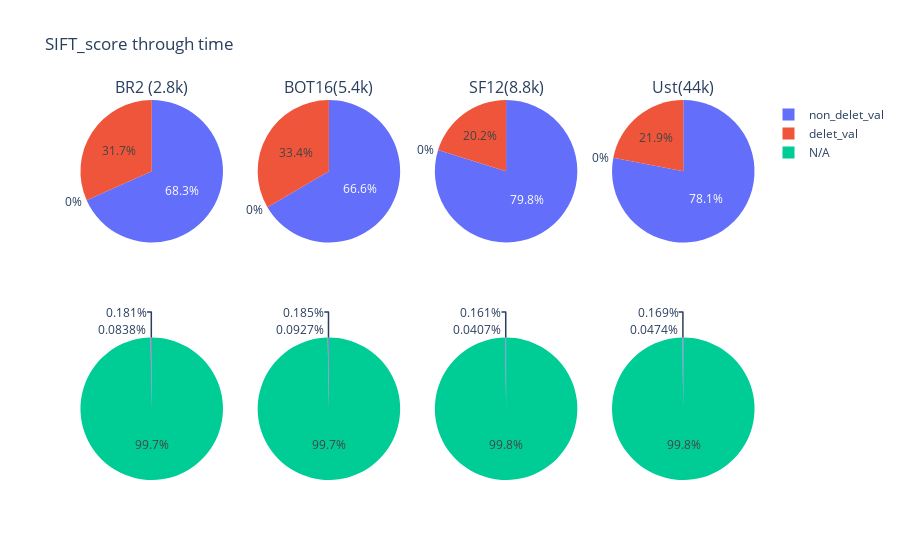

Notebook cell for this chart:
### Code cell
fig = make_subplots(2, 4, specs=[[{'type':'domain'}, {'type':'domain'}, {'type':'domain'}, {'type':'domain'}],
                                  [{'type':'domain'}, {'type':'domain'}, {'type':'domain'}, {'type':'domain'}]],
                    subplot_titles=['BR2 (2.8k)', 'BOT16(5.4k)','SF12(8.8k)','Ust(44k)',' ', ' ',' ', ' '])

fig.add_trace(go.Pie(labels=count_sift_bwa_BR["ID"], values=count_sift_bwa_BR["pct_sift"], scalegroup='one',
                     name="BWA"), 1, 1)
fig.add_trace(go.Pie(labels=count_sift_bwa_BOT["ID"], values=count_sift_bwa_BOT["pct_sift"], scalegroup='one',
                     name="BWA"), 1, 2)
fig.add_trace(go.Pie(labels=count_sift_bwa_SF12["ID"], values=count_sift_bwa_SF12["pct_sift"], scalegroup='one',
                     name="BWA"), 1, 3)
fig.add_trace(go.Pie(labels=count_sift_bwa_Ust["ID"], values=count_sift_bwa_Ust["pct_sift"], scalegroup='one',
                     name="BWA"), 1, 4)



fig.add_trace(go.Pie(labels=count_sift_bwa_BR["ID"], values=count_sift_bwa_BR["pct_ovr"], scalegroup='one',
                     name="BWA"), 2, 1)
fig.add_trace(go.Pie(labels=count_sift_bwa_BOT["ID"], values=count_sift_bwa_BOT["pct_ovr"], scalegroup='one',
                     name="BWA"), 2, 2)
fig.add_trace(go.Pie(labels=count_sift_bwa_SF12["ID"], values=count_sift_bwa_SF12["pct_ovr"], scalegroup='one',
                     name="BWA"), 2, 3)
fig.add_trace(go.Pie(labels=count_sift_bwa_Ust["ID"], values=count_sift_bwa_Ust["pct_ovr"], scalegroup='one',
                     name="BWA"), 2, 4)

fig.update_layout(title_text='SIFT_score through time')
fig.show()

### Figure 1 — Plotly figure (JSON) as saved in the notebook; plotly's stock layout.template omitted (floating-point values rounded to 4 significant figures)
{"data": [{"domain": {"x": [0, 0.2125], "y": [0.625, 1]}, "labels": ["delet_val", "non_delet_val", "N/A"], "name": "BWA", "scalegroup": "one", "type": "pie", "values": [31.67, 68.33, 0]}, {"domain": {"x": [0.2625, 0.475], "y": [0.625, 1]}, "labels": ["delet_val", "non_delet_val", "N/A"], "name": "BWA", "scalegroup": "one", "type": "pie", "values": [33.44, 66.56, 0]}, {"domain": {"x": [0.525, 0.7375], "y": [0.625, 1]}, "labels": ["delet_val", "non_delet_val", "N/A"], "name": "BWA", "scalegroup": "one", "type": "pie", "values": [20.17, 79.83, 0]}, {"domain": {"x": [0.7875, 1], "y": [0.625, 1]}, "labels": ["delet_val", "non_delet_val", "N/A"], "name": "BWA", "scalegroup": "one", "type": "pie", "values": [21.94, 78.06, 0]}, {"domain": {"x": [0, 0.2125], "y": [0, 0.375]}, "labels": ["delet_val", "non_delet_val", "N/A"], "name": "BWA", "scalegroup": "one", "type": "pie", "values": [0.08383, 0.1809, 99.74]}, {"domain": {"x": [0.2625, 0.475], "y": [0, 0.375]}, "labels": ["delet_val", "non_delet_val", "N/A"], "name": "BWA", "scalegroup": "one", "type": "pie", "values": [0.0927, 0.1845, 99.72]}, {"domain": {"x": [0.525, 0.7375], "y": [0, 0.375]}, "labels": ["delet_val", "non_delet_val", "N/A"], "name": "BWA", "scalegroup": "one", "type": "pie", "values": [0.0407, 0.1611, 99.8]}, {"domain": {"x": [0.7875, 1], "y": [0, 0.375]}, "labels": ["delet_val", "non_delet_val", "N/A"], "name": "BWA", "scalegroup": "one", "type": "pie", "values": [0.04743, 0.1687, 99.78]}], "layout": {"annotations": [{"font": {"size": 16}, "showarrow": false, "text": "BR2 (2.8k)", "x": 0.1062, "xanchor": "center", "xref": "paper", "y": 1, "yanchor": "bottom", "yref": "paper"}, {"font": {"size": 16}, "showarrow": false, "text": "BOT16(5.4k)", "x": 0.3688, "xanchor": "center", "xref": "paper", "y": 1, "yanchor": "bottom", "yref": "paper"}, {"font": {"size": 16}, "showarrow": false, "text": "SF12(8.8k)", "x": 0.6313, "xanchor": "center", "xref": "paper", "y": 1, "yanchor": "bottom", "yref": "paper"}, {"font": {"size": 16}, "showarrow": false, "text": "Ust(44k)", "x": 0.8938, "xanchor": "center", "xref": "paper", "y": 1, "yanchor": "bottom", "yref": "paper"}, {"font": {"size": 16}, "showarrow": false, "text": " ", "x": 0.1062, "xanchor": "center", "xref": "paper", "y": 0.375, "yanchor": "bottom", "yref": "paper"}, {"font": {"size": 16}, "showarrow": false, "text": " ", "x": 0.3688, "xanchor": "center", "xref": "paper", "y": 0.375, "yanchor": "bottom", "yref": "paper"}, {"font": {"size": 16}, "showarrow": false, "text": " ", "x": 0.6313, "xanchor": "center", "xref": "paper", "y": 0.375, "yanchor": "bottom", "yref": "paper"}, {"font": {"size": 16}, "showarrow": false, "text": " ", "x": 0.8938, "xanchor": "center", "xref": "paper", "y": 0.375, "yanchor": "bottom", "yref": "paper"}], "title": {"text": "SIFT_score through time"}}}
